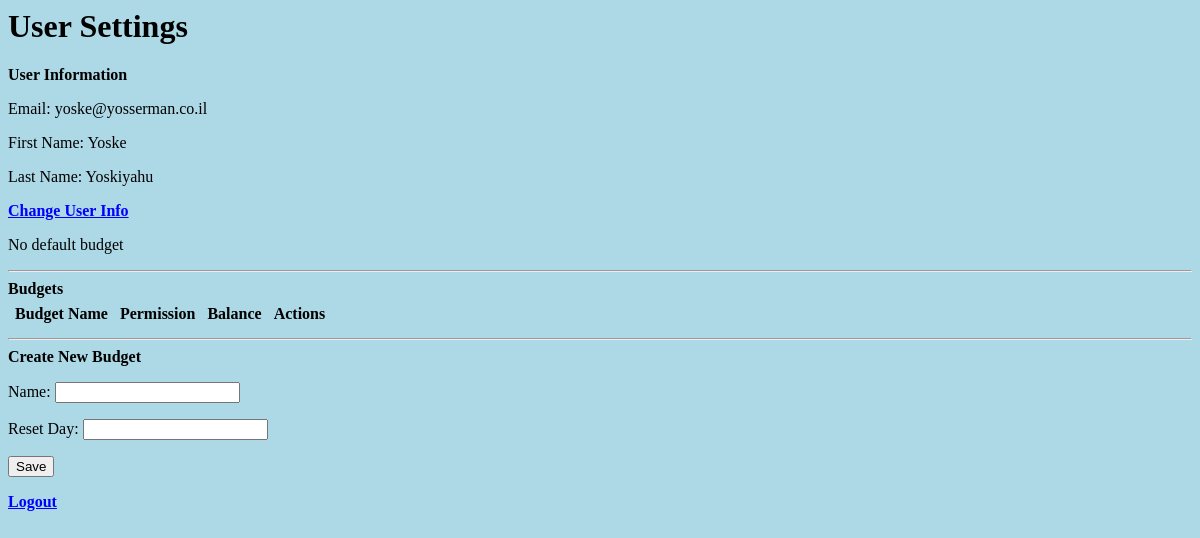
Before: /budget/settings/ (signed in) with the older database file.
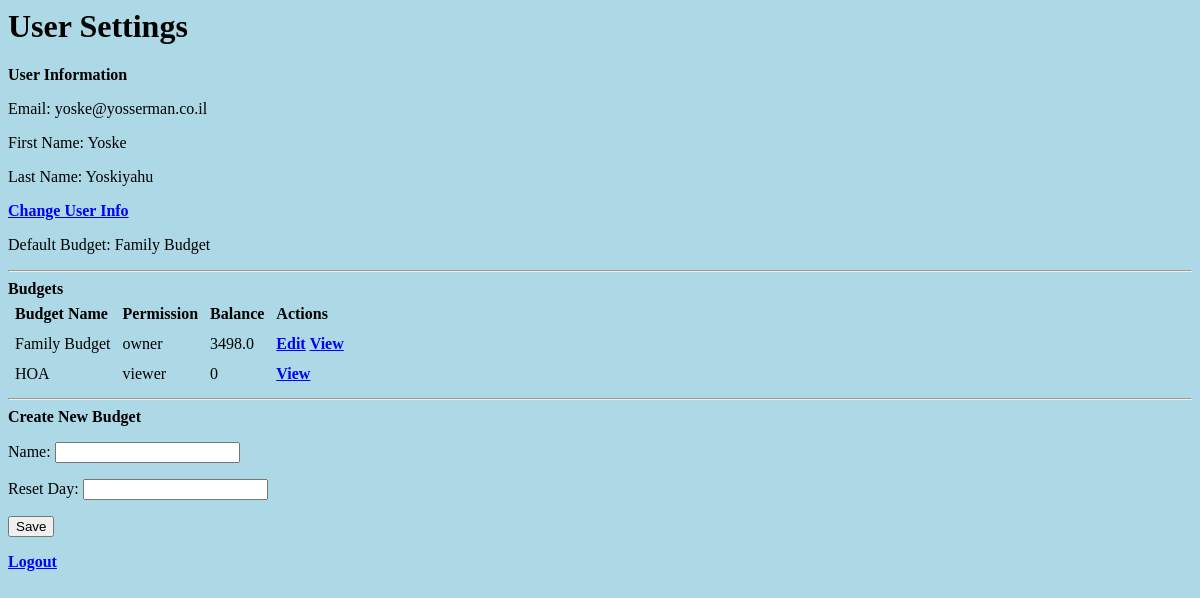
After: the same page with the newer database file.
### budgetApp/models.py (models this page shows, shortened)
class UserBudget (models.Model):
    user = models.ForeignKey(User, on_delete=models.CASCADE)
    budget = models.ForeignKey(BudgetAccount, on_delete=models.CASCADE)
    is_default = models.BooleanField(default=False)
    PERMISSION_OWNER = 1
    PERMISSION_USER = 2
    PERMISSION_VIEWER = 3
    PERMISSION_CHOICES = (
        (PERMISSION_OWNER, 'owner'),
        (PERMISSION_USER, 'user'),
        (PERMISSION_VIEWER, 'viewer')
    )
    permission = models.IntegerField(choices=PERMISSION_CHOICES)
    def permission_to_string(self):
        return self.get_permission_display()
    permission_str = property(permission_to_string)

class BudgetAccount (models.Model):
    name = models.CharField(max_length=400)
    reset_day = models.IntegerField()
    last_reset_date = models.DateField(default=timezone.now)
    is_inactive = models.BooleanField(default=False)
    def __str__(self):
        return self.name
    def calc_balance(self):
        envelopes = self.envelope_set.exclude(is_inactive=True).all()
        balance = 0
        for envelope in envelopes:
            balance += envelope.current_sum
        return balance
    balance = property(calc_balance)
    def calc_budget(self):
        envelopes = self.envelope_set.exclude(is_inactive=True).all()
        budget = 0
        for envelope in envelopes:
            budget += envelope.budget
        return budget
    budget = property(calc_budget)
    def calc_next_reset_date(self):
        reset_date = date.today()
        days_delta = self.reset_day - reset_date.day
        if reset_date.day > self.reset_day:
            reset_date += relativedelta.relativedelta(months=+1, day=self.reset_day)
        else:
            reset_date += days_delta
        return reset_date
    next_reset_date = property(calc_next_reset_date)
    def calc_countdown_to_reset(self):
        date_diff = self.calc_next_reset_date() - date.today()
        return date_diff.days
    countdown_to_reset = property(calc_countdown_to_reset)
    def get_envelopes(self):
        return self.envelope_set.exclude(is_inactive=True).all()
    envelopes = property(get_envelopes)

class Envelope (models.Model):
    account = models.ForeignKey(BudgetAccount, on_delete=models.CASCADE)
    name = models.CharField(max_length=200)
    budget = models.IntegerField()
    current_sum = models.FloatField()
    is_inactive = models.BooleanField(default=False)
    CATEGORY_FOOD = 1
    CATEGORY_BILLS = 2
    CATEGORY_TRANSPORT = 3
    CATEGORY_HOUSING = 4
    CATEGORY_HEALTH_CARE = 5
    CATEGORY_SAVINGS = 6
    CATEGORY_ENTERTAINMENT = 7
    CATEGORY_MISC = 8
    CATEGORY_CHOICES = (
        (CATEGORY_FOOD, 'Food and Dining'),
        (CATEGORY_BILLS, 'Bills and Utilities'),
        (CATEGORY_TRANSPORT, 'Auto and Transportation'),
        (CATEGORY_HOUSING, 'Housing'),
        (CATEGORY_HEALTH_CARE, 'HealthCare'),
        (CATEGORY_SAVINGS, 'Savings'),
        (CATEGORY_ENTERTAINMENT, 'Entertainment'),
        (CATEGORY_MISC, 'Miscellaneous'),
    )
    category = models.IntegerField(choices=CATEGORY_CHOICES, default=CATEGORY_MISC)

### budgetApp/views.py (the view, shortened to what this page needs)
# urls.py: path('settings/', views.user_settings, name='user_settings'),
@login_required
def user_settings(request):
    user_budgets = request.user.userbudget_set.order_by('-is_default')
    default_account = user_budgets.first()
    context = {'user': request.user, 'default_account': default_account, 'user_budgets': user_budgets}
    return render(request, 'budgetApp/user-settings.html', context)

### budgetApp/templates/budgetApp/user-settings.html (shortened to what this page needs)
{% load static %}
<link rel="stylesheet" type="text/css" href="{% static 'budgetApp/style.css' %}" />
<head>
</head>
<body>
<h1>User Settings</h1>
<b>User Information</b>
{% if user %}
    <p>Email: {{  user.email }} </p>
    <p>First Name: {{ user.first_name }} </p>
    <p>Last Name: {{ user.last_name }} </p>
    <a href="{% url 'budget:change_user_info' %}">Change User Info</a>
     {% if default_account.is_default %}
          <p>Default Budget: {{ default_account.budget }} </p>
     {% else %}
         <p>No default budget </p>
     {% endif %}
    <hr>
    <b>Budgets</b>
    <table>
        <tr>
            <th>Budget Name</th>
            <th>Permission</th>
            <th>Balance</th>
            <th>Actions</th>
        </tr>
        {% for user_budget in user_budgets %}
            {% if user_budget.budget.is_inactive is False %}
                <tr>
                    <td>{{ user_budget.budget }}</td>
                    <td>{{ user_budget.permission_to_string}}</td>
                    <td>{{ user_budget.budget.balance}}</td>
                    <td>
                        {% if user_budget.permission == 1 %}
                            <a href="{% url 'budget:budget_settings' user_budget.id %}">Edit</a>
                        {% endif %}
                        <a href="{% url 'budget:budget_view' user_budget.id %}">View</a>
                    </td>
                </tr>
            {% endif %}
    {% endfor %}
    </table>
    <hr>
    <b>Create New Budget</b>
    <form method="post">
        <p><label>Name:</label>
        <input type="text" name="name" id="name"/></p>
         <p><label>Reset Day:</label>
        <input type="number" name="reset_day" id="reset_day"/></p>
        <input type="submit" value="Save" />
    </form>
{% else %}
    <p>No user found</p>
{% endif %}
<p><a href="{% url 'budget:log-out' %}">Logout</a></p>
</body>

### budgetApp/static/budgetApp/style.css (style rules this page uses)
a { color: blue; font-weight: bold; }
th, td { padding: 5px; }
th { text-align: left; }
body { background: lightblue url("images/ba4.png"); background-size: cover; }

Changed rows visible on the page:
added UserBudget: budget "Family Budget", permission_to_string "owner", budget.balance "3498.0", shows "Edit"
added UserBudget: budget "HOA", permission_to_string "viewer", budget.balance "0"
Other visible differences:
text no longer shown: "No default budget"
text now shown: "Default Budget:"
